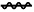

Here is the Python script that generated this plot:

import parasbolv as psv
import matplotlib.pyplot as plt

part_list = []

part_list.append(['Single-Stranded Nucleic Acid', None, None])
part_list.append(['Single-Stranded Nucleic Acid', {'rotation':3.14}, None])
renderer = psv.GlyphRenderer()
construct = psv.Construct(part_list, renderer)

fig, ax, baseline_start, baseline_end, bounds = construct.draw()
ax.plot([baseline_start[0]-1, baseline_end[0]+1], [baseline_start[1], baseline_end[1]], color=(0,0,0), linewidth=1.5, zorder=0)
              
fig.savefig('Single-Stranded Nucleic Acid.pdf', transparent=True, dpi=300)

plt.show()
              
